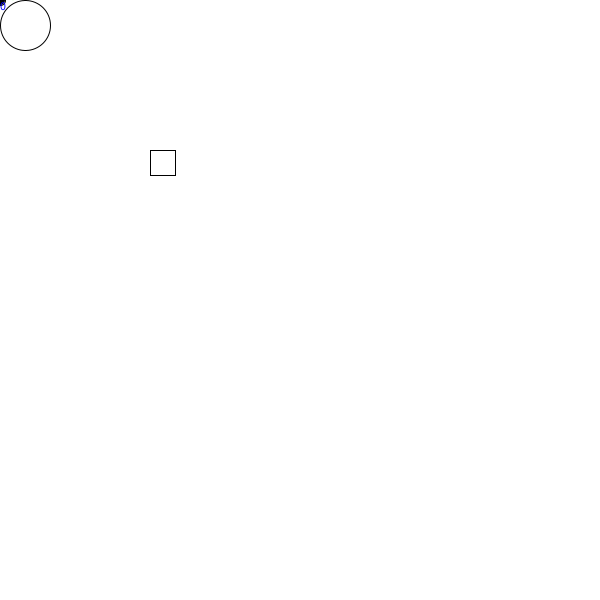
Frame 1 (no input)
Frame 60 (the mouse pressed at the canvas centre just before this capture): identical to frame 1, image omitted
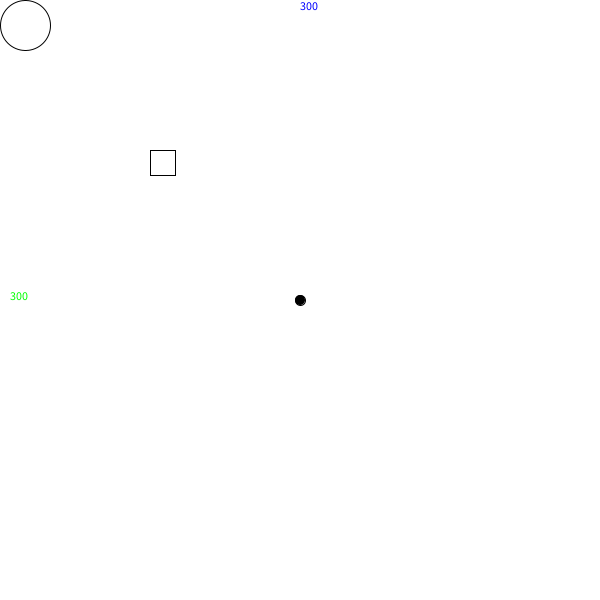
Frame 120 (the mouse held since frame 60 and released just before this capture)

The Processing sketch that drew these frames (run headless with seeded random() and noise(); from frame 60 on, the mouse is pressed at the canvas centre):

// Processing sketch: sketch_03
// ── sketch_03.pde
// Todas las lineas que inician con // son comentarios y no se ejecutan.
// Los comentarios son importantes, pues nos permiten contar que estamos programando

// Referencias: https://processing.org/reference/

// Esta funcion se ejecuta solo una vez cuando inicia el programa

float cuadrado = 25;
float elipse = 50;
boolean dibujaCursor = true;
void setup(){
  //Establecemos el tamaño del dibujo
  size(600,600);
  
  if(dibujaCursor){
    noCursor();
  }
}

// Esta funcion se ejecuta cada 1/60 segundos. Aqui es donde más trabajaremos
void draw(){
  //limpiamos fondo
  background(255);
  
  //Sin relleno
  noFill();
  
  //Cuadrados
  rect(150, 150, cuadrado, cuadrado);
  
  //Elipse
  ellipseMode(CORNER);
  ellipse(0, 0, elipse, elipse);
  
  //Puntero Mouse
  if(dibujaCursor){
    fill(0);
    ellipseMode(CENTER);
    ellipse(mouseX,mouseY,10,10);
  }
  
  // Cursor fijo en Y
  fill(0,0,255);
  text(mouseX, mouseX, 10);
  
  //Cursor fijo en X
  fill(0,255,0);
  text(mouseY, 10, mouseY);
}
